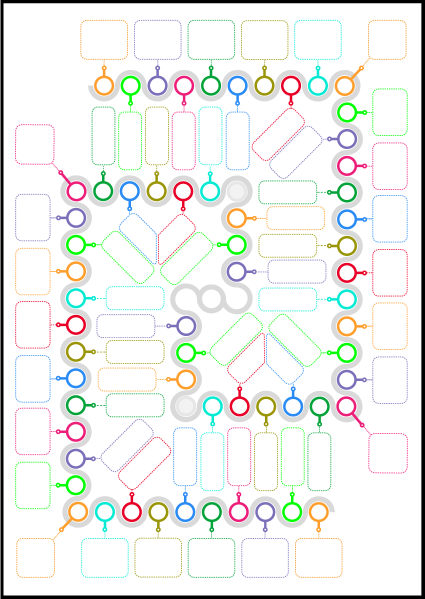
#> input picture week maze.png, 849 x 1197 px (shown at 1/2 size)
$ python 'working with pic.py'
#> lines starting #> are read from the running program, lines starting #| are printed output that depends on the picture
import cv2
img = cv2.imread('week maze.png')
#> img is the input picture: shape (1197, 849, 3); mean B, G, R 237.3, 239.8, 238.5


# put text
text_list = [
' number 1 ' ,
' number 2 ' ,
' number 3 ' ,
' number 4 ' ,
' number 5 ' ,
' number 6 ' ,
' number 7 ' ,
' number 8 ' ,
' number 9 ' ,
' number 10 ' ,
' number 11 ' ,
' number 12 ' ,
' number 13 ' ,
' number 14 ' ,
' number 15 ' ,
' number 16 ' ,
' number 17 ' ,
' number 18 ' ,
' number 19 ' ,
' number 20 ' ,
' number 21 ' ,
' number 22 ' ,
' number 23 ' ,
' number 24 ' ,
' number 25 ' ,
' number 26 ' ,
' number 27 ' ,
' number 28 ' ,
' number 29 ' ,
' number 30 ' ,
' number 31 ' ,
' number 32 ' ,
' number 33 ' ,
' number 34 ' ,
' number 35 ' ,
' number 36 ' ,
' number 37 ' ,
' number 38 ' ,
' number 39 ' ,
' number 40 ' ,
' number 41 ' ,
' number 42 ' ,
' number 43 ' ,
' number 44 ' ,
' number 45 ' ,
' number 46 ' ,
' number 47 ' ,
' number 48 ' ,
' number 49 ' ,
' number 50 ' ,
' number 51 ' ,
' number 52 ' ,
' number 53 ' ,
' number 54 ' ,
' number 55 ' ,
' number 56 ' ,
' number 57 ' ,
' number 58 ' ,
' number 59 ' ]


def put_text(text_list,img):
    #situations
    #--
    situation_one = [1,3,5,7,8,9,10,11,13,15,17,18,19,30,31,32,34,36,38,39,40,41,42,44,46,48]
    coordinates_situation_one = [(590,1093),(482,1092),(376,1093),(272,1092),(163,1096),(33,1095),(30,945),(33,829),(33,723),(33,617),(33,510),(33,403),(33,263),(740,882),(740,729),(740,619),(740,512),(740,403),(740,299),(740,194),(730,57),(588,57),(482,57),(374,57),(269,57),(162,57)]


    #-
    situation_one_small = [12,14,16,23,24,25,26,33,35,37]
    coordinates_situation_one_small = [(219,804),(218,698),(218,591),(541,430),(542,537),(198,645),(202,750),(523,591),(521,485),(525,375)]

    # |
    situation_four = [2,4,6,20,21,22,27,28,29,43,45,47]
    coordinates_situation_four = [(235,578),(235,472),(233,366),(873,206),(873,312),(874,419),(221,423),(223,527),(223,637),(865,474),(867,366),(865,257)]

    a=0
    b=0
    c=0
    situation_check = 0
    for text in text_list:
        situation_check = situation_check + 1


        if situation_check in situation_one:
            cv2.putText(img,text,coordinates_situation_one[a],cv2.FONT_HERSHEY_DUPLEX, 0.5 , (0,0,0),1)
            a = a+1
        if situation_check in situation_one_small:
            cv2.putText(img,text,coordinates_situation_one_small[b],cv2.FONT_HERSHEY_DUPLEX, 0.5 , (0,0,0),1)
            b = b+1
    # [13 lines of commented-out code are left out]
        if situation_check in situation_four:
            img = cv2.rotate(img, cv2.ROTATE_90_CLOCKWISE)
            cv2.putText(img,text,coordinates_situation_four[c],cv2.FONT_HERSHEY_DUPLEX, 0.5 , (0,0,0),1)
            img = cv2.rotate(img, cv2.ROTATE_90_COUNTERCLOCKWISE)
            c = c+1
#> this loop made 59 passes
#> pass 2, in put_text, `img = cv2.rotate(img, cv2.ROTATE_90_CLOCKWISE)`:
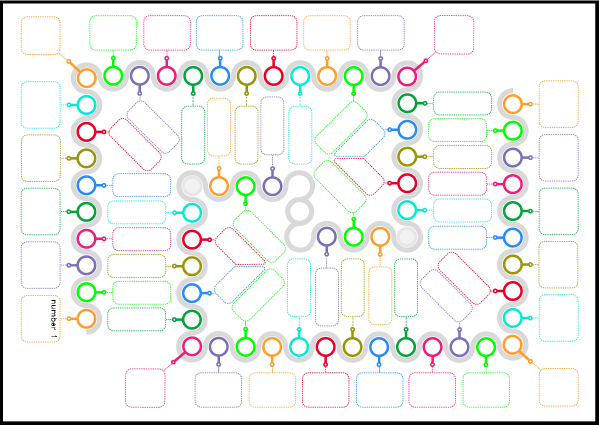
#> img: shape (849, 1197, 3) (shown at 1/2 size); mean of channels 0, 1, 2 237.3, 239.8, 238.4; drawn as B, G, R
#> after the loop:
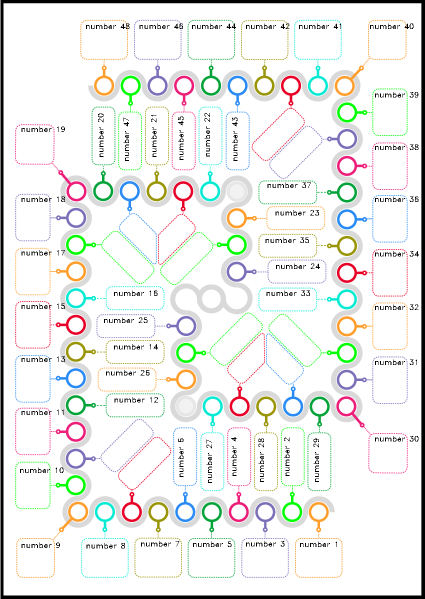
#> img: shape (1197, 849, 3) (shown at 1/2 size); mean of channels 0, 1, 2 234.4, 236.9, 235.5; drawn as B, G, R
#> after the loop, a = 26; b = 10; c = 12; situation_check = 59
    return img
def show_img(img):
    cv2.imshow('my image', img)
    cv2.waitKey()
    cv2.destroyAllWindows()
    cv2.imwrite('new img.png', img)
    return


img = put_text(text_list,img)
show_img(img)
